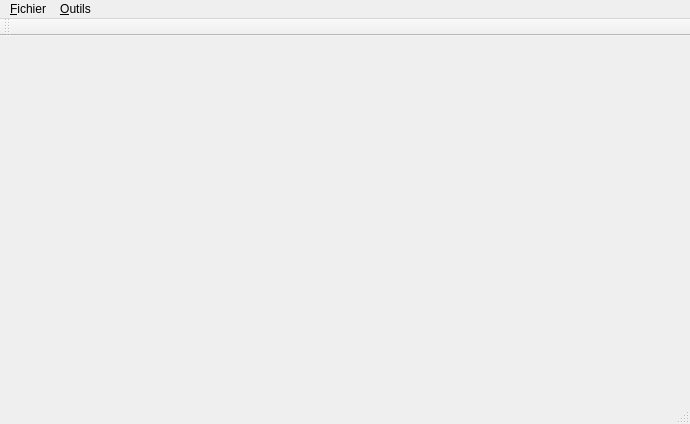
<?xml version="1.0" encoding="UTF-8"?>
<ui version="4.0">
 <class>fenPrincipale</class>
 <widget class="QMainWindow" name="fenPrincipale">
  <property name="geometry">
   <rect>
    <x>0</x>
    <y>0</y>
    <width>690</width>
    <height>424</height>
   </rect>
  </property>
  <property name="windowTitle">
   <string>fenPrincipale</string>
  </property>
  <widget class="QWidget" name="centralWidget"/>
  <widget class="QMenuBar" name="menuBar">
   <property name="geometry">
    <rect>
     <x>0</x>
     <y>0</y>
     <width>690</width>
     <height>21</height>
    </rect>
   </property>
   <widget class="QMenu" name="menu_Fichier">
    <property name="title">
     <string>&amp;Fichier</string>
    </property>
    <addaction name="action_Connexion"/>
    <addaction name="separator"/>
    <addaction name="action_Quitter"/>
   </widget>
   <widget class="QMenu" name="menu_Outils">
    <property name="title">
     <string>&amp;Outils</string>
    </property>
    <addaction name="action_Param_tres"/>
   </widget>
   <addaction name="menu_Fichier"/>
   <addaction name="menu_Outils"/>
  </widget>
  <widget class="QToolBar" name="mainToolBar">
   <attribute name="toolBarArea">
    <enum>TopToolBarArea</enum>
   </attribute>
   <attribute name="toolBarBreak">
    <bool>false</bool>
   </attribute>
  </widget>
  <widget class="QStatusBar" name="statusBar"/>
  <action name="action_Connexion">
   <property name="text">
    <string>&amp;Connexion</string>
   </property>
   <property name="shortcut">
    <string>Ctrl+B</string>
   </property>
  </action>
  <action name="action_Quitter">
   <property name="text">
    <string>&amp;Quitter</string>
   </property>
  </action>
  <action name="action_Param_tres">
   <property name="text">
    <string>&amp;Paramètres</string>
   </property>
  </action>
 </widget>
 <layoutdefault spacing="6" margin="11"/>
 <resources/>
 <connections/>
</ui>
